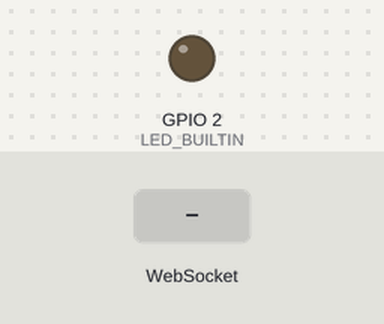
Bench run of a sketch on a simulated ESP8266 (NodeMCU). Parts: output pins drawn as LEDs (lit = HIGH, except the on-board LED, lit = LOW). The test bench sets the inputs (shaded band). WiFi joins after 1.5 s; servers stay silent unless stated.

Above: at 2.7 s.
2.8 s: WebSocket text "1" received
At 3.7 s:
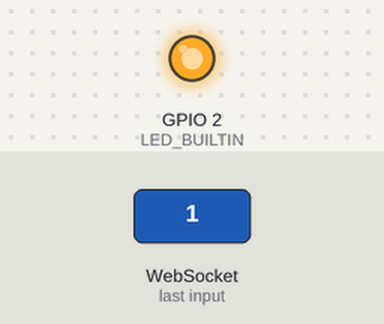
Timing chart, 0 to 5.8 s (numbered marks = the images above; inputs shaded):
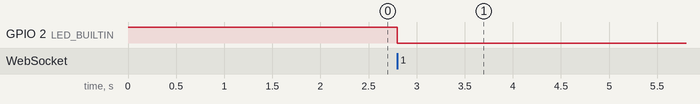

Measured:
- after the input at 2.8 s, GPIO 2 (LED_BUILTIN): HIGH → LOW at once

The sketch:

ESP8266.ino
```cpp
#include <SoftwareSerial.h>
#include <ESP8266WiFi.h>
#include <WebSocketsClient.h>

int Rx = 3, Tx = 1;
SoftwareSerial s(Rx, Tx);
WebSocketsClient webSocket;

const char* ssid = "*********"; // change with your wifi network name
const char* password = "*********"; // change with your wifi network password
const char* ip_host = "*********"; // change with your computer ip address
const uint16_t port = 3000;

void webSocketEvent(WStype_t type, uint8_t * payload, size_t length) {
  switch (type) {
    case WStype_DISCONNECTED:
      s.printf("[WSc] Disconnected!\n");
      digitalWrite(LED_BUILTIN, HIGH);
      s.flush();
      break;
    case WStype_CONNECTED:
      s.printf("[WSc] Connected to url: %s\n", payload);
      digitalWrite(LED_BUILTIN, LOW);
      s.flush();
      break;
    case WStype_TEXT:
      {
        char *tmp = (char*)payload;
        s.write(tmp);
      }
      break;
  }
}

void setup() {
  s.begin(9600);
  pinMode(LED_BUILTIN, OUTPUT);
  digitalWrite(LED_BUILTIN, HIGH);
  s.printf("ESP8266 Websocket Client\n");
  WiFi.begin(ssid, password);

  while (WiFi.status() != WL_CONNECTED) {
    delay(500);
    s.printf(".");
  }

  s.flush();
  webSocket.begin(ip_host, port);
  webSocket.onEvent(webSocketEvent);
}

void loop() {
  webSocket.loop();
}
```
